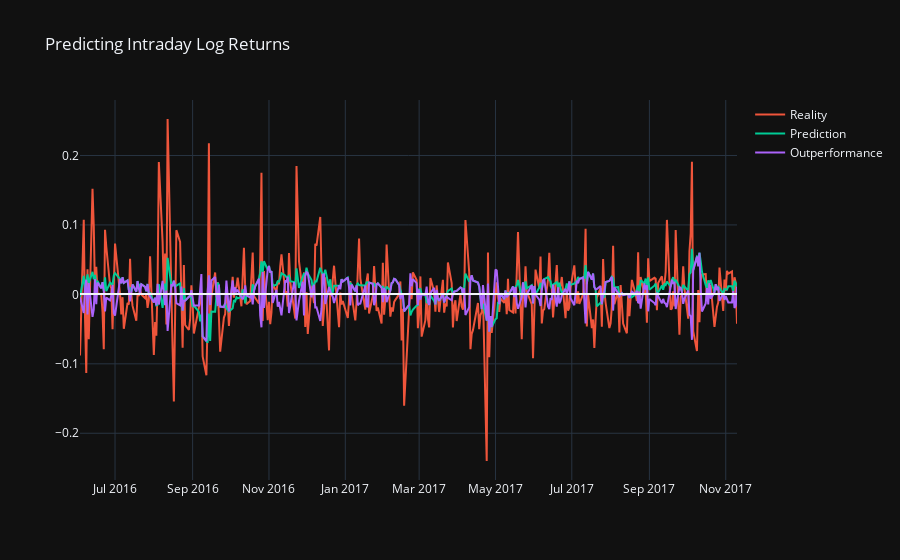

The code cell stored with this chart in its notebook:
### Code cell
fig = px.line(title='Predicting Intraday Log Returns')

fig.add_scatter(x=prediction_df.index, y=prediction_df['in_log_rtn'], name='Reality')
fig.add_scatter(x=prediction_df.index, y=prediction_df['pred_in_log_rtn'], name='Prediction')
fig.add_scatter(x=prediction_df.index, y=prediction_df['Model outperformance'], name='Outperformance')
fig.add_hline( y=np.mean(prediction_df['Model outperformance']))

fig.update_layout(template='plotly_dark')
fig.show()

np.mean(prediction_df['Model outperformance'])

### Figure 1 — Plotly figure (JSON) as saved in the notebook; plotly's stock layout.template omitted (floating-point values rounded to 4 significant figures; data arrays with more than 128 entries replaced by an {"elided": "..."} marker saying what was removed)
{"data": [{"hovertemplate": "<extra></extra>", "legendgroup": "", "line": {"color": "#636efa", "dash": "solid"}, "marker": {"symbol": "circle"}, "mode": "lines", "name": "", "orientation": "v", "showlegend": false, "type": "scatter", "xaxis": "x", "yaxis": "y"}, {"name": "Reality", "type": "scatter", "x": {"elided": "365 str values"}, "y": {"elided": "365 float values"}}, {"name": "Prediction", "type": "scatter", "x": {"elided": "365 str values"}, "y": {"elided": "365 float values"}}, {"name": "Outperformance", "type": "scatter", "x": {"elided": "365 str values"}, "y": {"elided": "365 float values"}}], "layout": {"legend": {"tracegroupgap": 0}, "shapes": [{"type": "line", "x0": 0, "x1": 1, "xref": "x domain", "y0": 0.0006179, "y1": 0.0006179, "yref": "y"}], "title": {"text": "Predicting Intraday Log Returns"}, "xaxis": {"anchor": "y", "domain": [0, 1]}, "yaxis": {"anchor": "x", "domain": [0, 1]}}}
